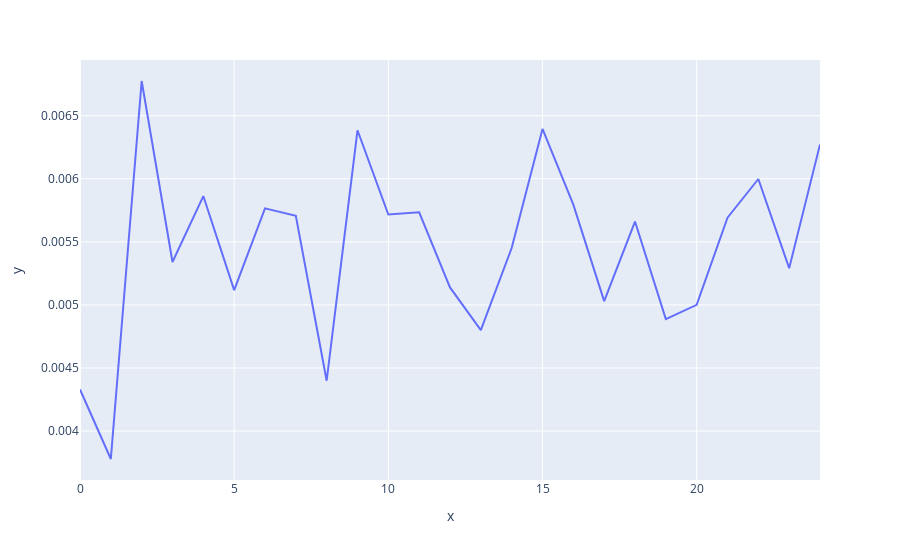

Notebook code for this chart:
### Code cell
# Average over med intakes
param = 'probability_tremor'
# Smooth first
smoothed = df[param].groupby(pd.Grouper(freq='10Min')).aggregate(np.mean)
# Hours before and after
numHours=2

t = medTimes['date'].iloc[0]
td = datetime.timedelta(hours=numHours)
tc = smoothed[t-td:t+td].values
timeseries = np.zeros((medTimes.shape[0],tc.shape[0]))
for r in range(medTimes.shape[0]):
    t = medTimes['date'].iloc[r]
    tc = smoothed[t-td:t+td].values
    timeseries[r,:]=tc
    
timeseries[np.isnan(timeseries)]=0
#Remove intervals without data
timeseries = timeseries[np.sum(timeseries,axis=1)>0,:]
#px.imshow(timeseries,aspect='auto')
px.line(x=np.arange(tc.shape[0]),y=np.nanmean(timeseries,axis=0))

### Figure 1 — Plotly figure (JSON) as saved in the notebook; plotly's stock layout.template omitted (floating-point values rounded to 4 significant figures)
{"data": [{"hovertemplate": "x=%{x}<br>y=%{y}<extra></extra>", "legendgroup": "", "line": {"color": "#636efa", "dash": "solid"}, "marker": {"symbol": "circle"}, "mode": "lines", "name": "", "orientation": "v", "showlegend": false, "type": "scatter", "x": [0, 1, 2, 3, 4, 5, 6, 7, 8, 9, 10, 11, 12, 13, 14, 15, 16, 17, 18, 19, 20, 21, 22, 23, 24], "xaxis": "x", "y": [0.00433, 0.003779, 0.006775, 0.00534, 0.005863, 0.005118, 0.005765, 0.005707, 0.004399, 0.006384, 0.005717, 0.005734, 0.005139, 0.004801, 0.005451, 0.006395, 0.005795, 0.00503, 0.005661, 0.004888, 0.005001, 0.005691, 0.005998, 0.005292, 0.006272], "yaxis": "y"}], "layout": {"legend": {"tracegroupgap": 0}, "margin": {"t": 60}, "xaxis": {"anchor": "y", "domain": [0, 1], "title": {"text": "x"}}, "yaxis": {"anchor": "x", "domain": [0, 1], "title": {"text": "y"}}}}
